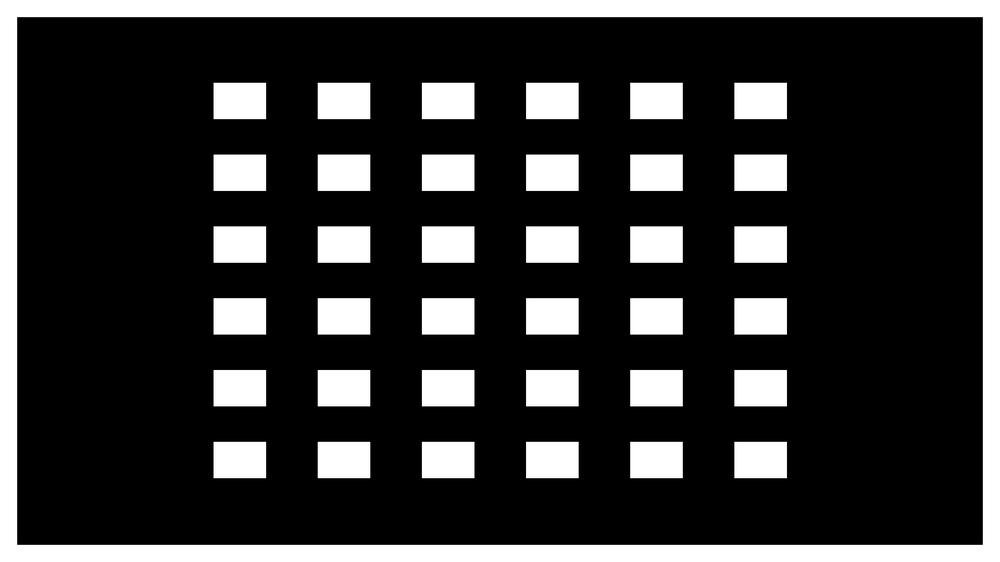
#> input picture content/scenes/scene_classic_pack/levels/classic_bomberman/semantic_map.png, 1000 x 562 px, shrunk from 1920 x 1080 before the run, found by its file name
$ python compile_level.py ../../../content/scenes/scene_demo_wall/derived
#> lines starting #> are read from the running program, lines starting #| are printed output that depends on the picture; after the words box and inside, x2 and y2 are one past the last pixel; in counts of white or black regions, pixels touching at a corner belong together
### app/tools/arena_compiler/derive/navgraph.py
import cv2
import numpy as np
import json
import os
import sys

sys.path.append(os.path.abspath(os.path.join(os.path.dirname(__file__), '../../../..')))
try:
    from app.shared.palette import CLASSES
except ImportError:
    CLASSES = {}

def hex_to_bgr(hex_str):
    hex_str = hex_str.lstrip('#')
    return tuple(int(hex_str[i:i+2], 16) for i in (4, 2, 0))


def _zhang_suen_thinning(mask):
    skeleton = (mask > 0).astype(np.uint8)
    interior = np.zeros_like(skeleton, dtype=bool)
    interior[1:-1, 1:-1] = True
    changed = True
    while changed:
        changed = False
        for step in (0, 1):
            p2 = np.roll(skeleton, 1, axis=0)
            p3 = np.roll(np.roll(skeleton, 1, axis=0), -1, axis=1)
            p4 = np.roll(skeleton, -1, axis=1)
            p5 = np.roll(np.roll(skeleton, -1, axis=0), -1, axis=1)
            p6 = np.roll(skeleton, -1, axis=0)
            p7 = np.roll(np.roll(skeleton, -1, axis=0), 1, axis=1)
            p8 = np.roll(skeleton, 1, axis=1)
            p9 = np.roll(np.roll(skeleton, 1, axis=0), 1, axis=1)

            count = p2 + p3 + p4 + p5 + p6 + p7 + p8 + p9
            transitions = (
                ((p2 == 0) & (p3 == 1)).astype(np.uint8)
                + ((p3 == 0) & (p4 == 1)).astype(np.uint8)
                + ((p4 == 0) & (p5 == 1)).astype(np.uint8)
                + ((p5 == 0) & (p6 == 1)).astype(np.uint8)
                + ((p6 == 0) & (p7 == 1)).astype(np.uint8)
                + ((p7 == 0) & (p8 == 1)).astype(np.uint8)
                + ((p8 == 0) & (p9 == 1)).astype(np.uint8)
                + ((p9 == 0) & (p2 == 1)).astype(np.uint8)
            )
            base = (
                (skeleton == 1)
                & interior
                & (count >= 2)
                & (count <= 6)
                & (transitions == 1)
            )
            if step == 0:
                delete_mask = base & (p2 * p4 * p6 == 0) & (p4 * p6 * p8 == 0)
            else:
                delete_mask = base & (p2 * p4 * p8 == 0) & (p2 * p6 * p8 == 0)
            if np.any(delete_mask):
                skeleton[delete_mask] = 0
                changed = True
    return skeleton.astype(bool)


# [14 lines left out: functions _add_edge, _remove_node, not called in this run]


def _build_graph(skeleton):
    graph = {}
    points = set(zip(*np.where(skeleton)))
    for y, x in sorted(points):
        node = (int(y), int(x))
        graph.setdefault(node, {})
        for dy in (-1, 0, 1):
            for dx in (-1, 0, 1):
                if dy == 0 and dx == 0:
                    continue
                neighbor = (int(y + dy), int(x + dx))
                if neighbor in points:
                    _add_edge(graph, node, neighbor, float(np.sqrt(dy * dy + dx * dx)))
    return graph


def _simplify_graph(graph):
    for node in list(graph.keys()):
        if node not in graph or len(graph[node]) != 2:
            continue
        neighbors = list(graph[node])
        u, v = neighbors
        weight = graph[node][u] + graph[node][v]
        _add_edge(graph, u, v, weight)
        _remove_node(graph, node)

    changed = True
    while changed:
        changed = False
        for leaf in [node for node, edges in list(graph.items()) if len(edges) == 1]:
            if leaf not in graph or len(graph[leaf]) != 1:
                continue
            neighbor = next(iter(graph[leaf]))
            if graph[leaf][neighbor] < 20:
                _remove_node(graph, leaf)
                changed = True

    nodes = sorted(graph.keys())
    for i, u in enumerate(nodes):
        if u not in graph:
            continue
        for v in nodes[i + 1:]:
            if v not in graph:
                continue
            dist = np.sqrt((u[0] - v[0]) ** 2 + (u[1] - v[1]) ** 2)
            if dist < 15:
                for neighbor, weight in list(graph[v].items()):
                    if neighbor != u:
                        _add_edge(graph, u, neighbor, weight)
                _remove_node(graph, v)
    return graph


def extract_navgraph(semantic_map_path, out_path):
    img = cv2.imread(semantic_map_path)
    if img is None:
        raise ValueError(f"Could not load image at {semantic_map_path}")

    path_color = None
    for cid, info in CLASSES.items():
        if info['name'] == 'path':
            path_color = hex_to_bgr(info['authoring_color'])
            break

    if path_color is None:
        raise ValueError("Palette has no 'path' class")

    path_color_arr = np.array(path_color)
    diff = np.abs(img.astype(np.int32) - path_color_arr)
    mask = np.max(diff, axis=2) == 0

    skeleton = _zhang_suen_thinning(mask)
    graph = _simplify_graph(_build_graph(skeleton))
    nodes = sorted(graph.keys())
    edges = []
    for source in nodes:
        for target, weight in graph[source].items():
            if source < target:
                edges.append((source, target, weight))
    edges.sort()

    output_data = {
        "nodes": [{"id": f"{n[0]}_{n[1]}", "x": int(n[1]), "y": int(n[0])} for n in nodes],
        "edges": [{"source": f"{u[0]}_{u[1]}", "target": f"{v[0]}_{v[1]}", "weight": float(w)} for u, v, w in edges]
    }

    with open(out_path, 'w') as f:
        json.dump(output_data, f, indent=2)

# [5 lines that do not run on import are left out]

### app/tools/arena_compiler/derive/container.py
import cv2
import numpy as np
import json
import sys
import os

sys.path.append(os.path.abspath(os.path.join(os.path.dirname(__file__), '../../../..')))
try:
    from app.shared.palette import CLASSES
except ImportError:
    CLASSES = {}

def hex_to_bgr(hex_str):
    hex_str = hex_str.lstrip('#')
    return tuple(int(hex_str[i:i+2], 16) for i in (4, 2, 0))

def extract_container(semantic_map_path, out_path):
    img = cv2.imread(semantic_map_path)
    if img is None:
        raise ValueError(f"Could not load image at {semantic_map_path}")

    solid_color = None
    for cid, info in CLASSES.items():
        if info['name'] == 'solid':
            solid_color = hex_to_bgr(info['authoring_color'])
            break

    diff = np.abs(img.astype(np.int32) - np.array(solid_color))
    mask = (np.max(diff, axis=2) == 0).astype(np.uint8) * 255

    play_area = cv2.bitwise_not(mask)
    # Smooth the play area mask to remove 1-pixel jagged edges
    play_area = cv2.GaussianBlur(play_area, (5, 5), 0)
    _, play_area = cv2.threshold(play_area, 127, 255, cv2.THRESH_BINARY)

    contours, _ = cv2.findContours(play_area, cv2.RETR_EXTERNAL, cv2.CHAIN_APPROX_SIMPLE)

    points = []
    if contours:
        largest = max(contours, key=cv2.contourArea)
        # Simplify contour aggressively for block collision (epsilon 0.02)
        epsilon = 0.02 * cv2.arcLength(largest, True)
        approx = cv2.approxPolyDP(largest, epsilon, True)
        points = [{"x": int(pt[0][0]), "y": int(pt[0][1])} for pt in approx]

    out_data = {
        "well_polygon": points,
        "spawn_lip": {"x": int(img.shape[1]/2), "y": 0},
        "down_direction": {"x": 0, "y": 1}
    }

    with open(out_path, 'w') as f:
        json.dump(out_data, f, indent=2)

# [5 lines that do not run on import are left out]

### app/tools/arena_compiler/derive/occupancy.py
import cv2
import numpy as np
import sys
import os

sys.path.append(os.path.abspath(os.path.join(os.path.dirname(__file__), '../../../..')))
try:
    from app.shared.palette import CLASSES
except ImportError:
    CLASSES = {}

def hex_to_bgr(hex_str):
    hex_str = hex_str.lstrip('#')
    return tuple(int(hex_str[i:i+2], 16) for i in (4, 2, 0))

def generate_occupancy(semantic_map_path, out_path):
    img = cv2.imread(semantic_map_path)
    if img is None:
        raise ValueError(f"Could not load image at {semantic_map_path}")

    h, w, c = img.shape
    occupancy = np.zeros((h, w), dtype=np.uint8)

    # find path color
    path_color = None
    for cid, info in CLASSES.items():
        if info['name'] == 'path':
            path_color = hex_to_bgr(info['authoring_color'])
            break

    if path_color is None:
        raise ValueError("Palette has no 'path' class")

    path_color_arr = np.array(path_color)

    # 255 where it's exactly path color
    diff = np.abs(img.astype(np.int32) - path_color_arr)
    mask = np.max(diff, axis=2) == 0
    occupancy[mask] = 255

    cv2.imwrite(out_path, occupancy)
    return out_path

# [5 lines that do not run on import are left out]

### app/tools/arena_compiler/derive/grid.py
import cv2
import numpy as np
import json
import os
import sys

# Add project root to path
sys.path.append(os.path.abspath(os.path.join(os.path.dirname(__file__), '../../../..')))
try:
    from app.shared.palette import CLASSES
except ImportError:
    CLASSES = {0: {'name': 'empty', 'authoring_color': '#000000'}, 1: {'name': 'solid', 'authoring_color': '#FFFFFF'}}

def hex_to_bgr(hex_str):
    hex_str = hex_str.lstrip('#')
    return tuple(int(hex_str[i:i+2], 16) for i in (4, 2, 0))

def generate_grid(semantic_map_path, out_json_path, cell_px=32, verbose=True):
    img = cv2.imread(semantic_map_path)
    if img is None:
        raise ValueError(f"Could not load image {semantic_map_path}")

    h, w = img.shape[:2]

    # Build BGR to class ID map
    palette = {}
    for cid, info in CLASSES.items():
        palette[hex_to_bgr(info['authoring_color'])] = cid

    cols = int(np.ceil(w / float(cell_px)))
    rows = int(np.ceil(h / float(cell_px)))

    cells = []
    for r in range(rows):
        row_cells = []
        y_start = r * cell_px
        y_end = min(y_start + cell_px, h)

        for c in range(cols):
            x_start = c * cell_px
            x_end = min(x_start + cell_px, w)

            crop = img[y_start:y_end, x_start:x_end]
            pixels = crop.reshape(-1, 3)

            # Find majority color
            colors, counts = np.unique(pixels, axis=0, return_counts=True)
            majority_color = colors[np.argmax(counts)]

            # Match majority color to nearest palette class ID
            best_cid = 0
            min_dist = float('inf')
            for pal_color, cid in palette.items():
                dist = np.sum((np.array(pal_color) - majority_color) ** 2)
                if dist < min_dist:
                    min_dist = dist
                    best_cid = cid
            row_cells.append(best_cid)
        cells.append(row_cells)

    grid_data = {
        "cell_px": cell_px,
        "width": cols,
        "height": rows,
        "cells": cells
    }

    with open(out_json_path, 'w') as f:
        json.dump(grid_data, f, indent=2)
    if verbose:
        print(f"Generated grid layer saved to {out_json_path}")

# [8 lines that do not run on import are left out]

### app/tools/arena_compiler/derive/platform_edges.py
import json
import sys

def extract_platform_edges(semantic_map_path, out_path):
    # Stub for MVP
    out_data = {"edges": []}
    with open(out_path, 'w') as f:
        json.dump(out_data, f, indent=2)

# [2 lines that do not run on import are left out]

### app/tools/arena_compiler/derive/track_centerline.py
import json
import sys

def extract_track_centerline(semantic_map_path, out_path):
    # Stub for MVP
    out_data = {"checkpoints": []}
    with open(out_path, 'w') as f:
        json.dump(out_data, f, indent=2)

# [2 lines that do not run on import are left out]

### app/tools/arena_compiler/compile_level.py
import argparse
import json
import os
import sys
import tempfile
from pathlib import Path

import cv2
import numpy as np
import yaml

sys.path.append(os.path.abspath(os.path.join(os.path.dirname(__file__), "../../..")))
from app.shared.palette import CLASSES
from app.tools.arena_compiler.derive import container
from app.tools.arena_compiler.derive import grid
from app.tools.arena_compiler.derive import navgraph
from app.tools.arena_compiler.derive import occupancy
from app.tools.arena_compiler.derive import platform_edges
from app.tools.arena_compiler.derive import track_centerline


DERIVED_FILES = (
    "navgraph.json",
    "container.json",
    "grid.json",
    "occupancy.png",
    "platform_edges.json",
    "track_centerline.json",
    "authoring_profile.json",
)


def hex_to_bgr(hex_str):
    hex_str = hex_str.lstrip("#")
    return tuple(int(hex_str[i:i + 2], 16) for i in (4, 2, 0))


# [5 lines left out: function _class_bgr, not called in this run]


def _read_json(path):
    try:
        with open(path, "r", encoding="utf-8") as f:
            return json.load(f)
    except Exception:
        return None


def _read_yaml(path):
    try:
        with open(path, "r", encoding="utf-8") as f:
            data = yaml.safe_load(f)
        return data if isinstance(data, dict) else {}
    except Exception:
        return {}


def _resolve_level_and_source(input_path, allow_legacy_occupancy=True):
    path = Path(input_path)
    if path.is_file():
        return path.parent, path, "semantic_map"

    level_dir = path
    semantic_map = level_dir / "semantic_map.png"
    if semantic_map.exists():
        return level_dir, semantic_map, "semantic_map"

    if allow_legacy_occupancy:
        for candidate in (level_dir / "derived" / "occupancy.png", level_dir / "occupancy.png"):
            if candidate.exists():
                return level_dir, candidate, "legacy_occupancy"

    raise FileNotFoundError(f"No semantic_map.png found for level: {level_dir}")


def _cell_px(level_dir, explicit_cell_px=None):
    if explicit_cell_px:
        return int(explicit_cell_px)

    level_yaml = _read_yaml(level_dir / "level.yaml")
    procedural = level_yaml.get("procedural", {})
    if isinstance(procedural, dict):
        grid_config = procedural.get("grid", {})
        if isinstance(grid_config, dict) and grid_config.get("cell_px"):
            return int(grid_config["cell_px"])

    settings = _read_json(level_dir / "settings.json")
    if isinstance(settings, dict) and settings.get("cell_px"):
        return int(settings["cell_px"])

    existing_grid = _read_json(level_dir / "derived" / "grid.json")
    if isinstance(existing_grid, dict) and existing_grid.get("cell_px"):
        return int(existing_grid["cell_px"])

    return 32


# [12 lines left out: function _semantic_from_legacy_occupancy, not called in this run]


def _normalize_json_file(path):
    data = _read_json(path)
    if data is None:
        return
    with open(path, "w", encoding="utf-8", newline="\n") as f:
        json.dump(data, f, indent=2, sort_keys=True)
        f.write("\n")


def _image_size(source_path):
    img = cv2.imread(str(source_path), cv2.IMREAD_UNCHANGED)
    if img is None:
        return {"width": 0, "height": 0}
    return {"width": int(img.shape[1]), "height": int(img.shape[0])}


def _default_authoring_profile(level_dir, source_name, source_kind, cell_px, source_path):
    return {
        "schema": "authoring_profile",
        "version": "1.0.0",
        "intent": "compile_all_derived",
        "level_id": level_dir.name,
        "compiler": {
            "entry_point": "app/tools/arena_compiler/compile_level.py",
            "source": source_name,
            "source_kind": source_kind,
            "cell_px": int(cell_px),
            "image_size": _image_size(source_path),
            "derived_files": list(DERIVED_FILES),
        },
    }


def _write_authoring_profile(out_path, profile, level_dir, source_name, source_kind, cell_px, source_path):
    data = dict(profile) if isinstance(profile, dict) else {}
    if not data:
        data = _default_authoring_profile(level_dir, source_name, source_kind, cell_px, source_path)
    data.setdefault("schema", "authoring_profile")
    data.setdefault("version", "1.0.0")
    data.setdefault("intent", "compile_all_derived")
    data["compiler"] = {
        "entry_point": "app/tools/arena_compiler/compile_level.py",
        "source": source_name,
        "source_kind": source_kind,
        "cell_px": int(cell_px),
        "image_size": _image_size(source_path),
        "derived_files": list(DERIVED_FILES),
    }
    with open(out_path, "w", encoding="utf-8", newline="\n") as f:
        json.dump(data, f, indent=2, sort_keys=True)
        f.write("\n")


def compile_level(input_path, out_dir=None, cell_px=None, authoring_profile=None, allow_legacy_occupancy=True):
    """Regenerate the full derived set for one level directory or semantic map."""
#> called with allow_legacy_occupancy = True
    level_dir, source_path, source_kind = _resolve_level_and_source(input_path, allow_legacy_occupancy)
    output_dir = Path(out_dir) if out_dir else level_dir / "derived"
    output_dir.mkdir(parents=True, exist_ok=True)
    resolved_cell_px = _cell_px(level_dir, cell_px)

    temp_dir = None
    semantic_path = source_path
    source_name = source_path.name
    try:
        if source_kind == "legacy_occupancy":
            temp_dir = tempfile.TemporaryDirectory()
            semantic_path = Path(temp_dir.name) / "semantic_from_occupancy.png"
            _semantic_from_legacy_occupancy(source_path, semantic_path)
            try:
                source_name = str(source_path.relative_to(level_dir)).replace("\\", "/")
            except ValueError:
                source_name = source_path.name

        steps = (
            ("navgraph", navgraph.extract_navgraph, (semantic_path, output_dir / "navgraph.json"), {}),
            ("container", container.extract_container, (semantic_path, output_dir / "container.json"), {}),
            ("occupancy", occupancy.generate_occupancy, (semantic_path, output_dir / "occupancy.png"), {}),
            ("grid", grid.generate_grid, (semantic_path, output_dir / "grid.json"), {"cell_px": resolved_cell_px, "verbose": False}),
            ("platform_edges", platform_edges.extract_platform_edges, (semantic_path, output_dir / "platform_edges.json"), {}),
            ("track_centerline", track_centerline.extract_track_centerline, (semantic_path, output_dir / "track_centerline.json"), {}),
        )
        for name, fn, args, kwargs in steps:
            try:
                fn(*(str(arg) for arg in args), **kwargs)
            except Exception as exc:
                raise RuntimeError(f"{name}: {exc}") from exc
#> this loop made 6 passes
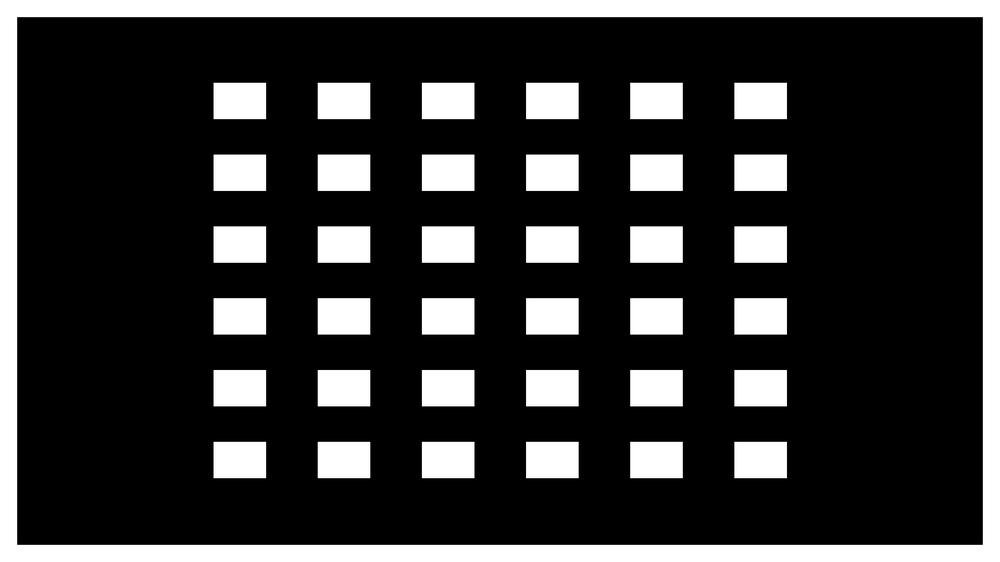
#> input picture content/scenes/scene_classic_pack/levels/classic_bomberman/semantic_map.png, 1000 x 562 px, shrunk from 1920 x 1080 before the run, found by its file name
#> pass 1, in extract_navgraph, `diff = np.abs(img.astype(np.int32) - path_color_arr)`:
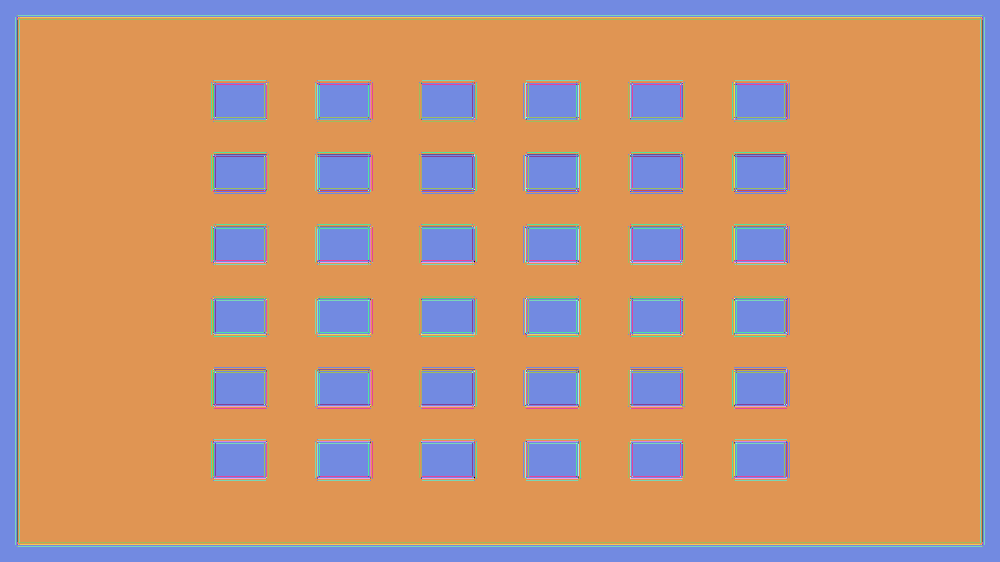
#> diff: shape (562, 1000, 3) int64; 124 distinct labels, from 0 to 128; one colour per label, 0 black
#> pass 1, in extract_navgraph, `mask = np.max(diff, axis=2) == 0`:
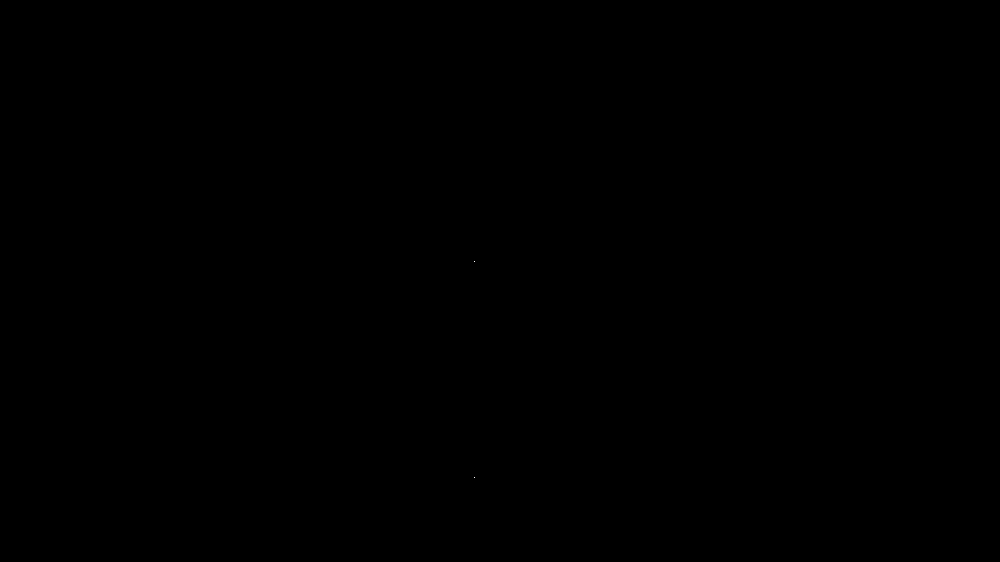
#> mask: shape (562, 1000) bool; 0% white in thin lines or dots, all inside (x1, y1, x2, y2) = (474, 261, 475, 478)

        for json_name in (
            "navgraph.json",
            "container.json",
            "grid.json",
            "platform_edges.json",
            "track_centerline.json",
        ):
            _normalize_json_file(output_dir / json_name)

        _write_authoring_profile(
            output_dir / "authoring_profile.json",
            authoring_profile,
            level_dir,
            source_name,
            source_kind,
            resolved_cell_px,
            semantic_path,
        )
#> in _image_size, img is the input picture: shape (562, 1000, 3); min 0, max 255, mean 55.1
#> (the rest of the program and of its run is left out)
